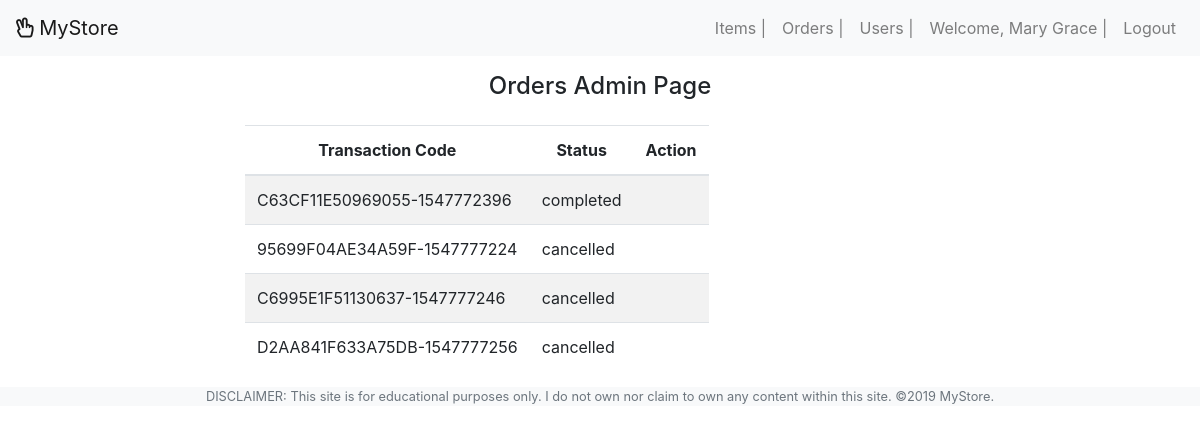
The page /app/views/orders.php (signed in) on the database its author committed.
### tables this page shows
CREATE TABLE `orders` (
  `id` int(11) NOT NULL,
  `users_id` int(11) NOT NULL,
  `transaction_code` varchar(255) NOT NULL,
  `purchase_date` timestamp NOT NULL DEFAULT CURRENT_TIMESTAMP,
  `status_id` int(11) NOT NULL,
  `payment_mode_id` int(11) NOT NULL
);

CREATE TABLE `statuses` (
  `id` int(11) NOT NULL,
  `name` varchar(255) NOT NULL
);

### app/views/orders.php (the view, shortened to what this page needs)
<?php require_once '../partials/template.php'; ?>
<?php function get_page_content() {
	if (isset($_SESSION['user']) && $_SESSION['user']['roles_id'] ==1) {
		global $conn;
	?>
	<div class="container">
		<h4 class="text-center py-3">Orders Admin Page</h4>
		<div class="row mx-0">
			<div class="col-sm-8 offset-sm-2">
				<table class="table table-responsive table-striped">
					<thead>
						<tr class="text-center">
							<th>Transaction Code</th>
							<th>Status</th>
							<th>Action</th>
						</tr>
					</thead>
					<tbody>
						<?php
						$order_query = "SELECT o.id, o.transaction_code, o.status_id, s.name AS status FROM orders o JOIN statuses s ON (o.status_id = s.id);";
						$orders = mysqli_query($conn, $order_query);
						foreach($orders as $order){
						 ?>
						 <tr>
						 	<td><?php echo $order['transaction_code']; ?></td>
						 	<td><?php echo $order['status']; ?></td>
						 	<td>
						 	</td>
						 </tr>
						<?php } ?>
					</tbody>
				</table>
			</div>
		</div>
	</div>
<?php } else{
header('Location: ./error.php');
} ?>
<?php } ?>

### app/assets/css/style.css (style rules this page uses)
* { margin:0; padding: 0; box-sizing: border-box; }
html { scroll-behavior: smooth; }
body { overflow-x: hidden; }

### rows shown on the page
orders: transaction_code "C63CF11E50969055-1547772396", status.name "completed"
orders: transaction_code "95699F04AE34A59F-1547777224", status.name "cancelled"
orders: transaction_code "C6995E1F51130637-1547777246", status.name "cancelled"
orders: transaction_code "D2AA841F633A75DB-1547777256", status.name "cancelled"

### other values the page prints
$_SESSION['user']['firstname'] "Mary Grace"
